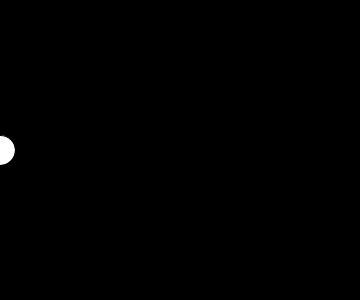
Frame 1 (no input)
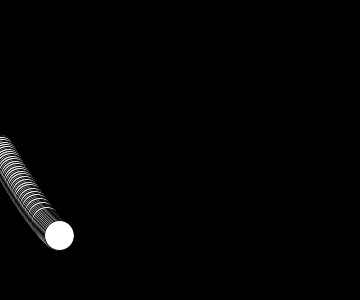
Frame 60 (the mouse pressed at the canvas centre just before this capture)
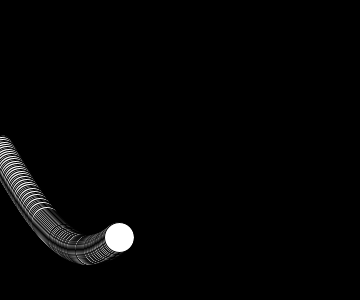
Frame 120 (the mouse held since frame 60 and released just before this capture)

The Processing sketch that drew these frames (run headless with seeded random() and noise(); from frame 60 on, the mouse is pressed at the canvas centre):

// Processing sketch: ex05_08
// ── ex05_08.pde
// 작은 원으로 사인 파형의 궤적 그리기

float degree = 0.0;

void setup() {
  size(360, 300);
  background(0);
}

void draw() {
  float y = 100.0 * sin(radians(degree));
  ellipse(degree, height/2+y, 30, 30);
  degree++;
  if (degree > width) { 
    degree = 0;
  }
}
